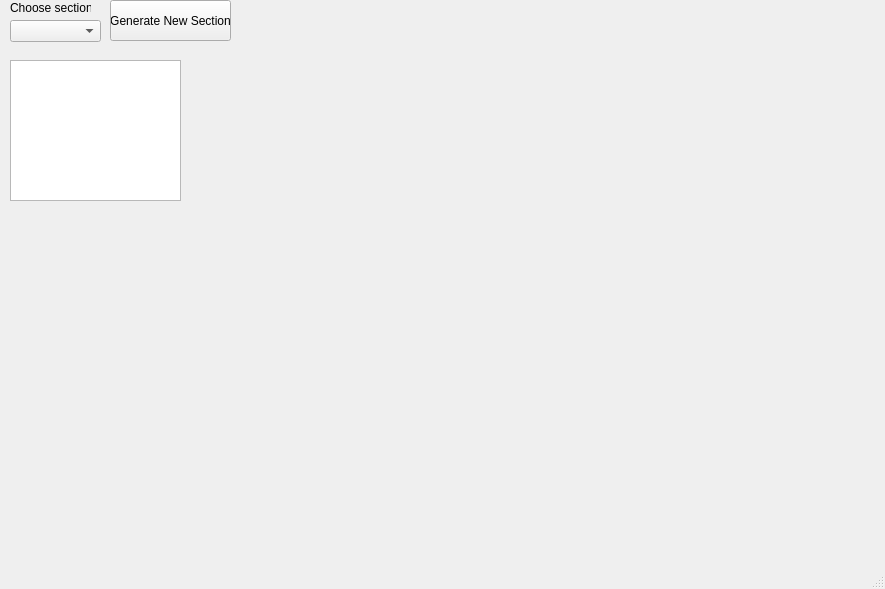
<?xml version="1.0" encoding="UTF-8"?>
<ui version="4.0">
 <class>MainWindow</class>
 <widget class="QMainWindow" name="MainWindow">
  <property name="geometry">
   <rect>
    <x>0</x>
    <y>0</y>
    <width>885</width>
    <height>589</height>
   </rect>
  </property>
  <property name="windowTitle">
   <string>Section Viewer</string>
  </property>
  <widget class="QWidget" name="centralwidget">
   <widget class="QWidget" name="legendWidget" native="true">
    <property name="geometry">
     <rect>
      <x>10</x>
      <y>210</y>
      <width>191</width>
      <height>321</height>
     </rect>
    </property>
   </widget>
   <widget class="QComboBox" name="comboBox">
    <property name="geometry">
     <rect>
      <x>10</x>
      <y>20</y>
      <width>91</width>
      <height>22</height>
     </rect>
    </property>
   </widget>
   <widget class="QTextBrowser" name="textBrowser">
    <property name="geometry">
     <rect>
      <x>10</x>
      <y>60</y>
      <width>171</width>
      <height>141</height>
     </rect>
    </property>
   </widget>
   <widget class="QLabel" name="label">
    <property name="geometry">
     <rect>
      <x>10</x>
      <y>0</y>
      <width>81</width>
      <height>16</height>
     </rect>
    </property>
    <property name="text">
     <string>Choose section</string>
    </property>
   </widget>
   <widget class="QPushButton" name="pushButton">
    <property name="geometry">
     <rect>
      <x>110</x>
      <y>0</y>
      <width>121</width>
      <height>41</height>
     </rect>
    </property>
    <property name="text">
     <string>Generate New Section</string>
    </property>
   </widget>
   <widget class="QWidget" name="verticalLayoutWidget">
    <property name="geometry">
     <rect>
      <x>200</x>
      <y>50</y>
      <width>671</width>
      <height>491</height>
     </rect>
    </property>
    <layout class="QVBoxLayout" name="lytMap">
     <property name="sizeConstraint">
      <enum>QLayout::SetNoConstraint</enum>
     </property>
    </layout>
   </widget>
  </widget>
  <widget class="QMenuBar" name="menubar">
   <property name="geometry">
    <rect>
     <x>0</x>
     <y>0</y>
     <width>885</width>
     <height>21</height>
    </rect>
   </property>
  </widget>
  <widget class="QStatusBar" name="statusbar"/>
  <action name="actionZoom_in">
   <property name="checkable">
    <bool>true</bool>
   </property>
   <property name="icon">
    <iconset resource="resources.qrc">
     <normaloff>:/plugins/QDriller/icons/mActionZoomIn.svg</normaloff>:/plugins/QDriller/icons/mActionZoomIn.svg</iconset>
   </property>
   <property name="text">
    <string>zoom_in</string>
   </property>
   <property name="toolTip">
    <string>Zoom In</string>
   </property>
  </action>
  <action name="actionZoom_out">
   <property name="checkable">
    <bool>true</bool>
   </property>
   <property name="icon">
    <iconset resource="resources.qrc">
     <normaloff>:/plugins/QDriller/icons/mActionZoomOut.svg</normaloff>:/plugins/QDriller/icons/mActionZoomOut.svg</iconset>
   </property>
   <property name="text">
    <string>zoom_out</string>
   </property>
   <property name="toolTip">
    <string>Zoom Out</string>
   </property>
  </action>
  <action name="actionTouch">
   <property name="checkable">
    <bool>true</bool>
   </property>
   <property name="icon">
    <iconset resource="resources.qrc">
     <normaloff>:/plugins/QDriller/icons/mActionTouch.svg</normaloff>:/plugins/QDriller/icons/mActionTouch.svg</iconset>
   </property>
   <property name="text">
    <string>touch</string>
   </property>
   <property name="toolTip">
    <string>Touch Zoom and Pan</string>
   </property>
  </action>
  <action name="actionPan">
   <property name="checkable">
    <bool>true</bool>
   </property>
   <property name="icon">
    <iconset resource="resources.qrc">
     <normaloff>:/plugins/QDriller/icons/mActionPan.svg</normaloff>:/plugins/QDriller/icons/mActionPan.svg</iconset>
   </property>
   <property name="text">
    <string>pan</string>
   </property>
   <property name="toolTip">
    <string>Pan Map</string>
   </property>
  </action>
 </widget>
 <resources>
  <include location="resources.qrc"/>
 </resources>
 <connections/>
</ui>
